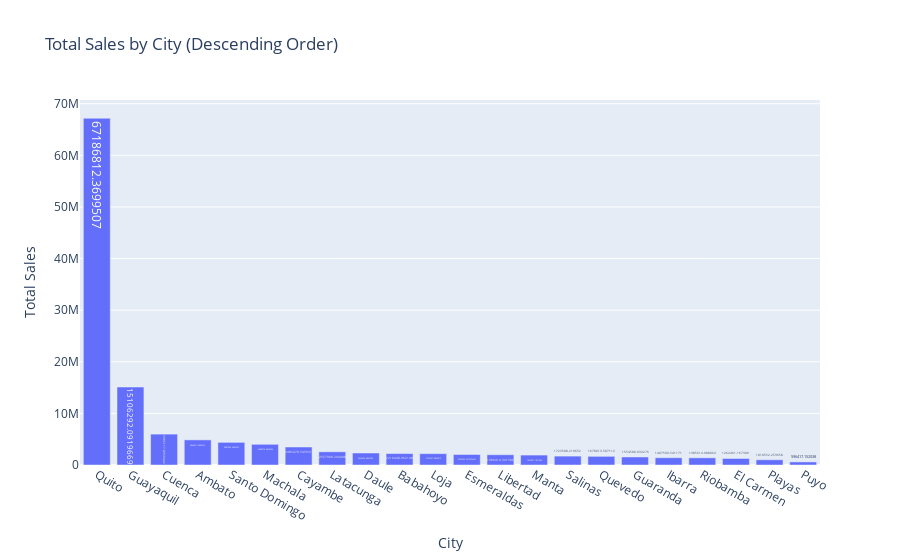

Write notebook code for a chart like this one.
### Markdown cell above
#### Store Type D took the lead, followed by Type D, whereas Types A, B, and E fell behind. This gives us an ida of the areas or stores that need improvement

### Code cell
# Group data by city and calculate total sales
sales_by_city = df.groupby('city')['sales'].sum().reset_index()
# Sort the data in descending order by total sales
sales_by_city = sales_by_city.sort_values(by='sales', ascending=False)
# Create a bar plot using Plotly Express
fig = px.bar(sales_by_city, x='city', y='sales', text='sales',
             labels={'sales': 'Total Sales', 'city': 'City'},
             title='Total Sales by City (Descending Order)')
fig.show()

### Figure 1 — Plotly figure (JSON) as saved in the notebook; plotly's stock layout.template omitted (floating-point values rounded to 4 significant figures)
{"data": [{"alignmentgroup": "True", "hovertemplate": "City=%{x}<br>Total Sales=%{text}<extra></extra>", "legendgroup": "", "marker": {"color": "#636efa", "pattern": {"shape": ""}}, "name": "", "offsetgroup": "", "orientation": "v", "showlegend": false, "text": [67190000.0, 15110000.0, 5985000.0, 4866000.0, 4387000.0, 4008000.0, 3485000.0, 2558000.0, 2324000.0, 2210000.0, 2196000.0, 2032000.0, 1986000.0, 1923000.0, 1724000.0, 1678000.0, 1555000.0, 1408000.0, 1386000.0, 1262000.0, 1011000.0, 596400.0], "textposition": "auto", "type": "bar", "x": ["Quito", "Guayaquil", "Cuenca", "Ambato", "Santo Domingo", "Machala", "Cayambe", "Latacunga", "Daule", "Babahoyo", "Loja", "Esmeraldas", "Libertad", "Manta", "Salinas", "Quevedo", "Guaranda", "Ibarra", "Riobamba", "El Carmen", "Playas", "Puyo"], "xaxis": "x", "y": [67190000.0, 15110000.0, 5985000.0, 4866000.0, 4387000.0, 4008000.0, 3485000.0, 2558000.0, 2324000.0, 2210000.0, 2196000.0, 2032000.0, 1986000.0, 1923000.0, 1724000.0, 1678000.0, 1555000.0, 1408000.0, 1386000.0, 1262000.0, 1011000.0, 596400.0], "yaxis": "y"}], "layout": {"barmode": "relative", "legend": {"tracegroupgap": 0}, "title": {"text": "Total Sales by City (Descending Order)"}, "xaxis": {"anchor": "y", "domain": [0, 1], "title": {"text": "City"}}, "yaxis": {"anchor": "x", "domain": [0, 1], "title": {"text": "Total Sales"}}}}
